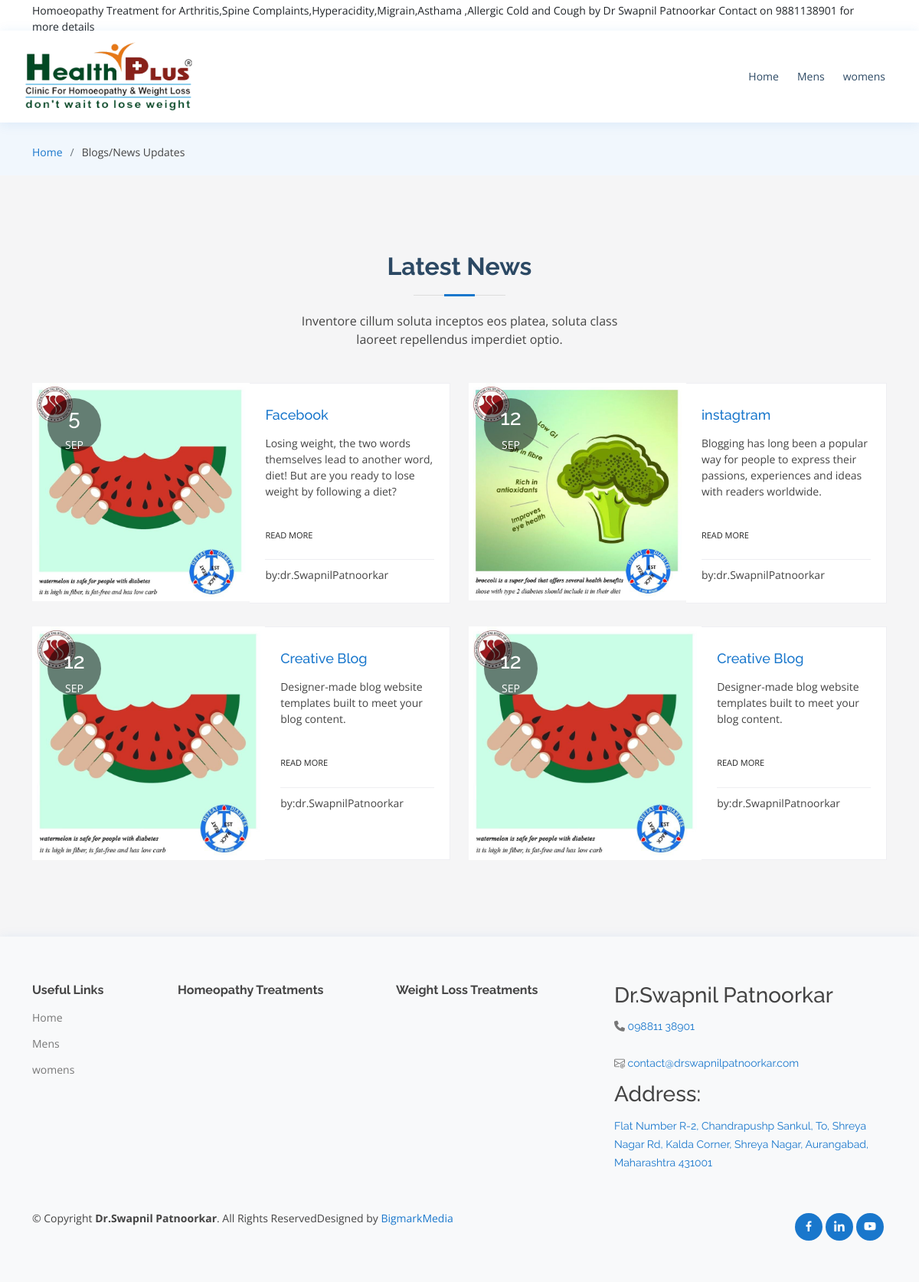
Page /dr-swapnil-patnoorkar-blogs.php on the committed database.
### tables this page shows
CREATE TABLE `notification_list` (
  `notify_id` int(11) NOT NULL,
  `notify_text` varchar(200) NOT NULL,
  `fromdate` date NOT NULL,
  `todate` date NOT NULL
);

CREATE TABLE `menus` (
  `id` int(11) NOT NULL,
  `menu_name` varchar(100) NOT NULL,
  `menu_link` varchar(200) NOT NULL,
  `menu_level` int(11) NOT NULL,
  `has_parent` int(11) NOT NULL,
  `meta_tags` text NOT NULL,
  `meta_description` text NOT NULL,
  `child_menu_name` varchar(100) NOT NULL,
  `title` varchar(100) NOT NULL
);

CREATE TABLE `news_update` (
  `id` int(3) NOT NULL,
  `facility_name` varchar(1000) NOT NULL,
  `facility_details` varchar(5000) NOT NULL,
  `more_facility_details` varchar(5000) NOT NULL,
  `gallery_image` varchar(50) NOT NULL,
  `date_added` timestamp NOT NULL DEFAULT current_timestamp() ON UPDATE current_timestamp()
);

CREATE TABLE `oc_master_company` (
  `id` int(11) NOT NULL,
  `company_name` varchar(100) NOT NULL,
  `address1` varchar(300) NOT NULL,
  `address2` varchar(300) NOT NULL,
  `area` varchar(100) NOT NULL,
  `city` varchar(100) NOT NULL,
  `pincode` int(11) NOT NULL,
  `state` varchar(100) NOT NULL,
  `contact_person` varchar(100) NOT NULL,
  `email` varchar(100) NOT NULL,
  `mobile` varchar(100) NOT NULL,
  `logo` varchar(100) NOT NULL,
  `gstn` varchar(100) NOT NULL,
  `pan` varchar(100) NOT NULL,
  `sms_url` varchar(1000) NOT NULL,
  `sms_username` varchar(100) NOT NULL,
  `sms_password` varchar(100) NOT NULL,
  `sms_sender_id` varchar(100) NOT NULL,
  `email_url` varchar(1000) NOT NULL,
  `email_username` varchar(100) NOT NULL,
  `email_password` varchar(100) NOT NULL,
  `date_updated` timestamp NOT NULL DEFAULT current_timestamp()
);

CREATE TABLE `social_links` (
  `id` int(11) NOT NULL,
  `name` varchar(50) NOT NULL,
  `link` varchar(100) NOT NULL,
  `icon` varchar(100) NOT NULL
);

### admin/config/base_path.php (called while the page is built)
<?php
$base_path = "http://localhost/Bigmark/drswapnilpatnoorkar/";
?>

### dr-swapnil-patnoorkar-blogs.php (the view, shortened to what this page needs)
<?php
include("includes/header.php")?>
<main id="main"style="margin-top:100px;">
 <section class="breadcrumbs">
      <div class="container mt-5">
        <div class=" align-items-center">
          <ol>
            <li><a href="index.php">Home</a></li>
            <li>Blogs/News Updates</li>
          </ol>
        </div>
      </div>
    </section>
  <section class="home-blog bg-sand">
    <div class="container">
		<div class="row justify-content-md-center">
			<div class="col-xl-5 col-lg-6 col-md-8">
				<div class="section-title text-center title-ex1">
					<h2>Latest News</h2>
					<p>Inventore cillum soluta inceptos eos platea, soluta class laoreet repellendus imperdiet optio.</p>
				</div>
			</div>
		</div>
		<div class="row ">
    <?php
            $sql  = "SELECT * FROM `news_update`";
            $data = mysqli_query($db,$sql);
            $num = mysqli_num_rows($data);
            if($num>0)
            {
                for($i=1;$i<=$num;$i++)
                {
                    $row = mysqli_fetch_assoc($data);
                    extract($row);
if($i==1){
?>
			<div class="col-md-6">
				<div class="media blog-media">
				  <a href="blog-post-left-sidebar.html"><img class="d-flex" src="<?= $base_path ?>gallery_images/<?=$gallery_image?>" alt="Generic placeholder image"></a>
				  <div class="circle">
				  	<h5 class="day">5</h5>
				  	<span class="month">sep</span>
				  </div>
				  <div class="media-body">
				    <a href=""><h5 class="mt-0"><?=$facility_name?></h5></a>
				    <?=$facility_details?>
				    <a href="dr-swapnil-patnoorkar-blogs-moredetails.php" class="post-link">Read More</a>
				    <ul>
				    	<li>by:dr.SwapnilPatnoorkar</li>
				    </ul>
				  </div>
				</div>
			</div>
      <?php
          }else{ ?>
			<div class="col-md-6">
				<div class="media blog-media">
				  <a href="blog-post-left-sidebar.html"><img class="d-flex" src="<?= $base_path ?>gallery_images/<?=$gallery_image?>" alt="Generic placeholder image"></a>
				  <div class="circle">
  				  	<h5 class="day">12</h5>
  				  	<span class="month">sep</span>
  				  </div>
				  <div class="media-body">
				    <a href=""><h5 class="mt-0"><?=$facility_name?></h5></a>
            <?=$facility_details?>
				    <a href="dr-swapnil-patnoorkar-blogs-moredetails.php" class="post-link">Read More</a>
				    <ul>
				    	<li>by:dr.SwapnilPatnoorkar</li>
				    </ul>
				  </div>
				</div>
			</div>
      <?php }
                        ?>
        <?php
                                              }
                                          }
                                          ?>
		</div>
	</div>
</section>
  </main>
<?php include("includes/footer.php")?>

### includes/header.php (shortened to what this page needs)
<?php include('admin/config.php'); ?>
<!DOCTYPE html>
<html lang="en">
<head>
<link rel="stylesheet" href="https://cdn.jsdelivr.net/npm/@fortawesome/fontawesome-free@6.2.1/css/fontawesome.min.css">
  <link href="assets/vendor/fontawesome-free/css/all.min.css" rel="stylesheet">
  <link href="assets/vendor/animate.css/animate.min.css" rel="stylesheet">
  <link href="assets/vendor/bootstrap/css/bootstrap.min.css" rel="stylesheet">
  <link href="assets/vendor/bootstrap-icons/bootstrap-icons.css" rel="stylesheet">
  <link href="assets/vendor/boxicons/css/boxicons.min.css" rel="stylesheet">
  <link href="assets/vendor/glightbox/css/glightbox.min.css" rel="stylesheet">
  <link href="assets/vendor/remixicon/remixicon.css" rel="stylesheet">
  <link href="assets/vendor/swiper/swiper-bundle.min.css" rel="stylesheet">
  <link href="assets/css/style.css" rel="stylesheet">
</head>
<body>
  <div id="topbar" class="d-flex align-items-center fixed-top ">
    <div class="container d-flex justify-content-between">
    <?php
			$sql = "SELECT * FROM `notification_list`";
			$data = mysqli_query($db,$sql);
			$num = mysqli_num_rows($data);
			if($num>0)
			{
				$row = mysqli_fetch_assoc($data);
				extract($row);
				?><marquee class="text-dark mt-2" behavior="scroll" scrollamount="7" direction="left"><?=$notify_text?></marquee></a> <?php
			}
		?>
      <div class="contact-info d-flex align-items-center p-2">
      </div>
    </div>
  </div>
  <header id="header" class="fixed-top">
    <div class="container d-flex align-items-center">
      <h1 class=" logo me-auto  d-inline-block" style="margin-left:-10px;"><a href="index.php"><img class="img-fluid" src="assets\logo.jpg.png" alt=""></a></h1>
      <nav id="navbar" class="navbar order-last order-lg-0">
      <?php
                                    $nav_sql = "SELECT * from menus where menu_level=1";
                                    $nav_data = mysqli_query($db,$nav_sql);
                                    $nav_num = mysqli_num_rows($nav_data);
                                    ?>
        <ul>
                                        <?php
                                        for ($i=0; $i < $nav_num; $i++) {
                                            $nav_row = mysqli_fetch_assoc($nav_data);
                                            extract($nav_row);
                                            $sub_nav_sql = "SELECT * from menus where menu_level=2 and has_parent=$id";
                                            $sub_nav_data = mysqli_query($db,$sub_nav_sql);
                                            $sub_nav_num = mysqli_num_rows($sub_nav_data);
                                            if ($sub_nav_num>0) {
                                                ?>
                                                 <li class="dropdown"><a href="#" class="nav-link scrollto"><?=$menu_name?></a>
                                                    <ul>
                                                         <?php
                                                            for ($j=0; $j < $sub_nav_num; $j++) {
                                                              $sub_nav_row = mysqli_fetch_assoc($sub_nav_data);
                                                            extract($sub_nav_row);
                                                            ?>
                                                        <li><a class="nav-link scrollto section-bg" href="<?=$base_path?><?=$menu_link?>"><?=$menu_name?></a></li>
                                                        <?php } ?>
                                                    </ul>
                                                </li>
                                                <?php
                                            }else {
                                                ?>
                                                <li><a class=" nav-link scrollto" href="<?=$base_path?><?=$menu_link?>"><?=$menu_name?></a></li>
                                                <?php
                                            }
                                            ?>
                                            <?php
                                        }
                                        ?>
                                    </ul>
      </nav>
    </div>
  </header>
</body>
</html>

### includes/footer.php (shortened to what this page needs)
<!DOCTYPE html>
<html lang="en">
<head>
  <link rel="stylesheet" href="https://cdnjs.cloudflare.com/ajax/libs/font-awesome/6.3.0/css/all.min.css" />
  <link href="assets/vendor/fontawesome-free/css/all.min.css" rel="stylesheet">
  <link href="assets/vendor/animate.css/animate.min.css" rel="stylesheet">
  <link href="assets/vendor/bootstrap/css/bootstrap.min.css" rel="stylesheet">
  <link href="assets/vendor/bootstrap-icons/bootstrap-icons.css" rel="stylesheet">
  <link href="assets/vendor/boxicons/css/boxicons.min.css" rel="stylesheet">
  <link href="assets/vendor/glightbox/css/glightbox.min.css" rel="stylesheet">
  <link href="assets/vendor/remixicon/remixicon.css" rel="stylesheet">
  <link href="assets/vendor/swiper/swiper-bundle.min.css" rel="stylesheet">
  <link href="assets/css/style.css" rel="stylesheet">
</head>
<footer id="footer" class="gap-4">
    <div class="footer-top bg-light">
      <div class="container">
        <div class="row">
        <div class="col-lg-2 col-md-2 footer-links" style="line-height:-9px;">
            <h4>Useful Links</h4>
            <ul>
            <?php
                                         $nav_sql = "SELECT * from menus where menu_level=1";
                                        $nav_data = mysqli_query($db,$nav_sql);
                                        $nav_num = mysqli_num_rows($nav_data);
                                        if ($nav_num>0) {
                                           for ($i=0; $i < $nav_num; $i++) {
                                            $nav_row = mysqli_fetch_assoc($nav_data);
                                            extract($nav_row);
                                            $sub_nav_sql = "SELECT * from menus where menu_level=1 and has_parent=$id";
                                            $sub_nav_data = mysqli_query($db,$sub_nav_sql);
                                            $sub_nav_num = mysqli_num_rows($sub_nav_data);
                                            if ($sub_nav_num>0) {
                                                ?>
                                                <?php
                                            }else {
                                                ?>
                                                <li><a class="" href="<?=$base_path?><?=$menu_link?>" style="font-size: 14px;"><?=$menu_name?></a></li>
                                                <?php
                                            }
                                            ?>
                                            <?php
                                        }
                                           }?>
            </ul>
          </div>
        <div class="col-lg-3 col-md-3 footer-newsletter" style="line-height:1;">
     <h4>Homeopathy Treatments</h4>
   </div>
          <div class="col-lg-3 col-md-3 footer-newsletter" style="line-height:1.5;">
          <h4>Weight Loss Treatments</h4>
        </div>
   <div class="col-lg-4 col-md-4 footer-contact" style="line-height:1;">
            <h3> Dr.Swapnil Patnoorkar</h3>
            <p style="margin-top:-20px;">
            <?php
								$company_Master = "SELECT * FROM `oc_master_company`";
								$company_master_data = mysqli_query($db, $company_Master);
								$company_num = mysqli_num_rows($company_master_data);
								for ($i = 0; $i < $company_num; $i++) {
									$class_master_row = mysqli_fetch_assoc($company_master_data);
									extract($class_master_row);
								?>
                                    <br>
                                   <i class="fa fa-phone" aria-hidden="true"></i><a href="tel:<?=$class_master_row['mobile']?>"><?=$class_master_row['mobile']?></a> <br><br>
                                   <i class="bi bi-envelope-at"></i> <a href="mailto:<?=$class_master_row['email']?>"><?=$class_master_row['email']?></a> <br>
                                </p>
                                <?php
                }
                ?>
            <h3 class="footer_title mt-2" style="line-height:1.5;"> Address:</h3>
                                <?php
								$company_Master = "SELECT * FROM `oc_master_company`";
								$company_master_data = mysqli_query($db, $company_Master);
								$company_num = mysqli_num_rows($company_master_data);
								for ($i = 0; $i < $company_num; $i++) {
									$class_master_row = mysqli_fetch_assoc($company_master_data);
									extract($class_master_row);
								?>
                                    <p class="mt-2">
                                      <a href="https://goo.gl/maps/8AKtcLpoZaurrESb6?coh=178572&entry=tt"><?=$class_master_row['address1']?> </a>
                                   </p>
                                <?php
                }
                ?>
          </div>
      </div>
    </div>
    <div class="container d-md-flex py-4" style="line-height:1;">
      <div class="me-md-auto text-center">
        <div class="copyright ">
          &copy; Copyright <strong><span>Dr.Swapnil Patnoorkar</span></strong>. All Rights ReservedDesigned by <a href="https://bootstrapmade.com/">BigmarkMedia</a>
        </div>
        <div class="credits">
        </div>
      </div>
      <div class="social-links text-center text-md-right pt-3 pt-md-0 d-flex">
      <?php
                                        $social_link_sql = "SELECT * FROM `social_links`";
                                        $social_link_data = mysqli_query($db,$social_link_sql);
                                        $social_link_num = mysqli_num_rows($social_link_data);
                                        for ($i=0; $i < $social_link_num; $i++) {
                                            $social_link_row = mysqli_fetch_assoc($social_link_data);
                                            extract($social_link_row);
                                            ?>
                                            <li style="list-style-type: none;" >
                                                <a href="<?=$link?>">
                                                    <i class="<?=$icon?>"></i>
                                                </a>
                                            </li>
                                            <?php
                                        }
                                            ?>
      </div>
    </div>
    </div>
  </footer>
</body>
</html>

### rows in the picture
notification_list: notify_text "Homoeopathy Treatment for Arthritis,Spine Complaints,Hyperacidity,Migrain,Asthama ,Allergic Cold and Cough by Dr Swapnil Patnoorkar Contact on 9881138901 for more details"
menus: menu_name "Home"
menus: menu_name "Mens"
menus: menu_name "womens"
news_update: gallery_image (picture), facility_name "Facebook", facility_details "Losing weight, the two words themselves lead to another word, diet! But are you ready to lose weight by following a diet?"
news_update: gallery_image (picture), facility_name "instagtram", facility_details "Blogging has long been a popular way for people to express their passions, experiences and ideas with readers worldwide."
news_update: gallery_image (picture), facility_name "Creative Blog", facility_details "Designer-made blog website templates built to meet your blog content."
news_update: gallery_image (picture), facility_name "Creative Blog", facility_details "Designer-made blog website templates built to meet your blog content."
oc_master_company: mobile "098811 38901", email "contact@drswapnilpatnoorkar.com", address1 "Flat Number R-2, Chandrapushp Sankul, To, Shreya Nagar Rd, Kalda Corner, Shreya Nagar, Aurangabad, Maharashtra 431001"
